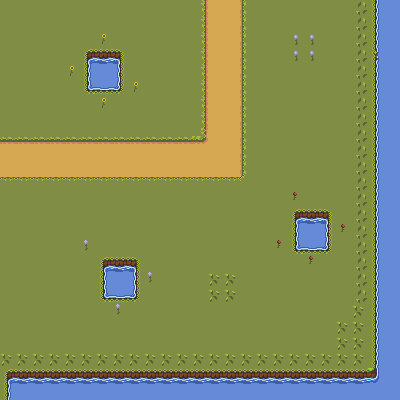

Tiled map render using the project's own tile images. Description and the whole map definition, tile-layer contents included, below:
An orthogonal 25x25 tile map with 16x16 px tiles, 4 tile layers (BackGround, Ground, Obstacles, AboveObstacles) and 5 objects.

<map version="1.10" tiledversion="1.10.2" orientation="orthogonal" renderorder="left-down" width="25" height="25" tilewidth="16" tileheight="16" infinite="0" nextlayerid="6" nextobjectid="33">
 <tileset firstgid="1" source="16.tsx" />
 <layer id="4" name="BackGround" width="25" height="25">
  <data encoding="csv">
134,134,134,134,134,134,134,134,134,134,134,134,134,134,134,134,134,134,134,134,134,134,134,134,134,
134,134,134,134,134,134,134,134,134,134,134,134,134,134,134,134,134,134,134,134,134,134,134,134,134,
134,134,134,134,134,134,134,134,134,134,134,134,134,134,134,134,134,134,134,134,134,134,134,134,134,
134,134,134,134,134,134,134,134,134,134,134,134,134,134,134,134,134,134,134,134,134,134,134,134,134,
134,134,134,134,134,134,134,134,134,134,134,134,134,134,134,134,134,134,134,134,134,134,134,134,134,
134,134,134,134,134,134,134,134,134,134,134,134,134,134,134,134,134,134,134,134,134,134,134,134,134,
134,134,134,134,134,134,134,134,134,134,134,134,134,134,134,134,134,134,134,134,134,134,134,134,134,
134,134,134,134,134,134,134,134,134,134,134,134,134,134,134,134,134,134,134,134,134,134,134,134,134,
134,134,134,134,134,134,134,134,134,134,134,134,134,134,134,134,134,134,134,134,134,134,134,134,134,
134,134,134,134,134,134,134,134,134,134,134,134,134,134,134,134,134,134,134,134,134,134,134,134,134,
134,134,134,134,134,134,134,134,134,134,134,134,134,134,134,134,134,134,134,134,134,134,134,134,134,
134,134,134,134,134,134,134,134,134,134,134,134,134,134,134,134,134,134,134,134,134,134,134,134,134,
134,134,134,134,134,134,134,134,134,134,134,134,134,134,134,134,134,134,134,134,134,134,134,134,134,
134,134,134,134,134,134,134,134,134,134,134,134,134,134,134,134,134,134,134,134,134,134,134,134,134,
134,134,134,134,134,134,134,134,134,134,134,134,134,134,134,134,134,134,134,134,134,134,134,134,134,
134,134,134,134,134,134,134,134,134,134,134,134,134,134,134,134,134,134,134,134,134,134,134,134,134,
134,134,134,134,134,134,134,134,134,134,134,134,134,134,134,134,134,134,134,134,134,134,134,134,134,
134,134,134,134,134,134,134,134,134,134,134,134,134,134,134,134,134,134,134,134,134,134,134,134,134,
134,134,134,134,134,134,134,134,134,134,134,134,134,134,134,134,134,134,134,134,134,134,134,134,134,
134,134,134,134,134,134,134,134,134,134,134,134,134,134,134,134,134,134,134,134,134,134,134,134,134,
134,134,134,134,134,134,134,134,134,134,134,134,134,134,134,134,134,134,134,134,134,134,134,134,134,
134,134,134,134,134,134,134,134,134,134,134,134,134,134,134,134,134,134,134,134,134,134,134,134,134,
134,134,134,134,134,134,134,134,134,134,134,134,134,134,134,134,134,134,134,134,134,134,134,134,134,
134,134,134,134,134,134,134,134,134,134,134,134,134,134,134,134,134,134,134,134,134,134,134,134,134,
134,134,134,134,134,134,134,134,134,134,134,134,134,134,134,134,134,134,134,134,134,134,134,134,134
</data>
 </layer>
 <layer id="1" name="Ground" width="25" height="25">
  <data encoding="csv">
0,0,0,0,0,0,0,0,0,0,0,0,172,173,173,174,0,0,0,0,0,0,0,0,0,
0,0,0,0,0,0,0,0,0,0,0,0,172,173,173,174,0,0,0,0,0,0,0,0,0,
0,0,0,0,0,0,0,0,0,0,0,0,172,173,173,174,0,0,0,0,0,0,0,0,0,
0,0,0,0,0,0,0,0,0,0,0,0,172,173,173,174,0,0,0,0,0,0,0,0,0,
0,0,0,0,0,0,0,0,0,0,0,0,172,173,173,174,0,0,0,0,0,0,0,0,0,
0,0,0,0,0,0,0,0,0,0,0,0,172,173,173,174,0,0,0,0,0,0,0,0,0,
0,0,0,0,0,0,0,0,0,0,0,0,172,173,173,174,0,0,0,0,0,0,0,0,0,
0,0,0,0,0,0,0,0,0,0,0,0,172,173,173,174,0,0,0,0,0,0,0,0,0,
140,140,140,140,140,140,140,140,140,140,140,140,209,173,173,174,0,0,0,0,0,0,0,0,0,
173,173,173,173,173,173,173,173,173,173,173,173,173,173,173,174,0,0,0,0,0,0,0,0,0,
173,173,173,173,173,173,173,173,173,173,173,173,173,173,173,174,0,0,0,0,0,0,0,0,0,
206,206,206,206,206,206,206,206,206,206,206,206,206,206,206,207,0,0,0,0,0,0,0,0,0,
0,0,0,0,0,0,0,0,0,0,0,0,0,0,0,0,0,0,0,0,0,0,0,0,0,
0,0,0,0,0,0,0,0,0,0,0,0,0,0,0,0,0,0,0,0,0,0,0,0,0,
0,0,0,0,0,0,0,0,0,0,0,0,0,0,0,0,0,0,0,0,0,0,0,0,0,
0,0,0,0,0,0,0,0,0,0,0,0,0,0,0,0,0,0,0,0,0,0,0,0,0,
0,0,0,0,0,0,0,0,0,0,0,0,0,0,0,0,0,0,0,0,0,0,0,0,0,
0,0,0,0,0,0,0,0,0,0,0,0,0,0,0,0,0,0,0,0,0,0,0,0,0,
0,0,0,0,0,0,0,0,0,0,0,0,0,0,0,0,0,0,0,0,0,0,0,0,0,
0,0,0,0,0,0,0,0,0,0,0,0,0,0,0,0,0,0,0,0,0,0,0,0,0,
0,0,0,0,0,0,0,0,0,0,0,0,0,0,0,0,0,0,0,0,0,0,0,0,0,
0,0,0,0,0,0,0,0,0,0,0,0,0,0,0,0,0,0,0,0,0,0,0,0,0,
0,0,0,0,0,0,0,0,0,0,0,0,0,0,0,0,0,0,0,0,0,0,0,0,0,
0,0,0,0,0,0,0,0,0,0,0,0,0,0,0,0,0,0,0,0,0,0,0,0,0,
0,0,0,0,0,0,0,0,0,0,0,0,0,0,0,0,0,0,0,0,0,0,0,0,0
</data>
 </layer>
 <layer id="2" name="Obstacles" width="25" height="25">
  <data encoding="csv">
0,0,0,0,0,0,0,0,0,134,134,134,0,0,0,0,0,0,0,0,0,0,0,271,272,
0,0,0,0,0,0,0,0,0,0,0,0,0,0,0,0,0,0,0,0,0,0,0,271,272,
0,0,0,0,0,0,0,0,0,0,0,0,0,0,0,0,0,0,0,0,0,0,0,271,272,
0,0,0,0,0,238,239,240,0,0,0,0,0,0,0,0,0,0,0,0,0,0,0,271,272,
0,0,0,0,0,271,272,273,0,0,0,0,0,0,0,0,0,0,0,0,0,0,0,271,272,
0,0,0,0,0,304,305,306,0,0,0,0,0,0,0,0,0,0,0,0,0,0,0,271,272,
0,0,0,0,0,0,0,0,0,0,0,0,0,0,0,0,0,0,0,0,0,0,0,271,272,
0,0,0,0,0,0,0,0,0,0,0,0,0,0,0,0,0,0,0,0,0,0,0,271,272,
0,0,0,0,0,0,0,0,0,0,0,0,0,0,0,0,0,0,0,0,0,0,0,271,272,
0,0,0,0,0,0,0,0,0,0,0,0,0,0,0,0,0,0,0,0,0,0,0,271,272,
0,0,0,0,0,0,0,0,0,0,0,0,0,0,0,0,0,0,0,0,0,0,0,271,272,
0,0,0,0,0,0,0,0,0,0,0,0,0,0,0,0,0,0,0,0,0,0,0,271,272,
0,0,0,0,0,0,0,0,0,0,0,0,0,0,0,0,0,0,0,0,0,0,0,271,272,
0,0,0,0,0,0,0,0,0,0,0,0,0,0,0,0,0,0,238,239,240,0,0,271,272,
0,0,0,0,0,0,0,0,0,0,0,0,0,0,0,0,0,0,271,272,273,0,0,271,272,
0,0,0,0,0,0,0,0,0,0,0,0,0,0,0,0,0,0,304,305,306,0,0,271,272,
0,0,0,0,0,0,238,239,240,0,0,0,0,0,0,0,0,0,0,0,0,0,0,271,272,
0,0,0,0,0,0,271,272,273,0,0,0,0,0,0,0,0,0,0,0,0,0,0,271,272,
0,0,0,0,0,0,304,305,306,0,0,0,0,0,0,0,0,0,0,0,0,0,0,271,272,
0,0,0,0,0,0,0,0,0,0,0,0,0,0,0,0,0,0,0,0,0,0,0,271,272,
0,0,0,0,0,0,0,0,0,0,0,0,0,0,0,0,0,0,0,0,0,0,0,271,272,
0,0,0,0,0,0,0,0,0,0,0,0,0,0,0,0,0,0,0,0,0,0,0,271,272,
0,0,0,0,0,0,0,0,0,0,0,0,0,0,0,0,0,0,0,0,0,0,0,271,272,
238,239,239,239,239,239,239,239,239,239,239,239,239,239,239,239,239,239,239,239,239,239,239,275,272,
271,272,272,272,272,272,272,272,272,272,272,272,272,272,272,272,272,272,272,272,272,272,272,272,272
</data>
 </layer>
 <layer id="3" name="AboveObstacles" width="25" height="25">
  <data encoding="csv">
0,0,0,0,0,0,0,0,0,0,0,0,0,0,0,0,0,0,0,0,0,0,74,0,0,
0,0,0,0,0,0,0,0,0,0,0,0,0,0,0,0,0,0,0,0,0,0,74,0,0,
0,0,0,0,0,0,7,0,0,0,0,0,0,0,0,0,0,0,9,9,0,0,74,0,0,
0,0,0,0,0,0,0,0,0,0,0,0,0,0,0,0,0,0,9,9,0,0,74,42,0,
0,0,0,0,7,0,0,0,0,0,0,0,0,0,0,0,0,0,0,0,0,0,74,0,0,
0,0,0,0,0,0,0,0,7,0,0,0,0,0,0,0,0,0,0,0,0,0,74,0,0,
0,0,0,0,0,0,7,0,0,0,0,0,0,0,0,0,0,0,1126,0,0,0,74,0,0,
0,0,0,0,0,0,0,0,0,0,0,0,0,0,0,0,0,0,0,0,0,0,74,0,0,
0,0,0,0,0,0,0,0,0,0,0,0,0,0,0,0,0,0,0,0,0,0,74,0,0,
0,0,0,0,0,0,0,0,0,0,0,0,0,0,0,0,0,0,0,0,0,0,74,0,0,
0,0,0,0,0,0,0,0,0,0,0,0,0,0,0,0,0,0,0,0,0,0,74,0,0,
0,0,0,0,0,0,0,0,0,0,0,0,0,0,0,0,0,0,0,0,0,0,74,0,0,
0,0,0,0,0,0,0,0,0,0,0,0,0,0,0,0,0,0,73,0,0,0,74,0,0,
0,0,0,0,0,0,0,0,0,0,0,0,0,0,0,0,0,0,0,0,0,0,74,0,0,
0,0,0,0,0,0,0,0,0,0,0,0,0,0,0,0,0,0,0,0,0,73,74,0,0,
0,0,0,0,0,39,0,0,0,0,0,0,0,0,0,0,0,73,0,0,0,0,74,0,0,
0,0,0,0,0,0,0,0,0,0,0,0,0,0,0,0,0,0,0,73,0,0,74,0,0,
0,0,0,0,0,0,0,0,0,39,0,0,0,107,107,0,0,0,0,0,0,0,74,0,0,
0,0,0,0,0,0,0,0,0,0,0,0,0,107,107,0,0,0,0,0,0,0,74,0,0,
0,0,0,0,0,0,0,39,0,0,0,0,0,0,0,0,0,0,0,0,0,0,107,0,0,
0,0,0,0,0,0,0,0,0,0,0,0,0,0,0,0,0,0,0,0,0,107,107,0,0,
0,0,0,0,0,0,0,0,0,0,0,0,0,0,0,0,0,0,0,0,0,107,107,0,0,
107,107,107,107,107,107,107,107,107,107,107,107,107,107,107,107,107,107,107,107,107,107,107,0,0,
0,0,0,0,0,0,0,0,0,0,0,0,0,0,0,0,0,0,0,0,0,0,0,0,0,
0,0,0,0,0,0,0,0,0,0,0,0,0,0,0,0,0,0,0,0,0,0,0,0,0
</data>
 </layer>
 <objectgroup id="5" name="Object Layer 1">
  <object id="1" x="376.981" y="-2" width="21.0188" height="400.395" />
  <object id="9" x="7.53896" y="375.036" width="368.62" height="22.4364" />
  <object id="30" x="104.822" y="258.775" width="33.0082" height="40.8916" />
  <object id="31" x="295.184" y="211.953" width="33.0082" height="40.8916" />
  <object id="32" x="86.7085" y="52.0081" width="33.0082" height="40.8916" />
 </objectgroup>
</map>
